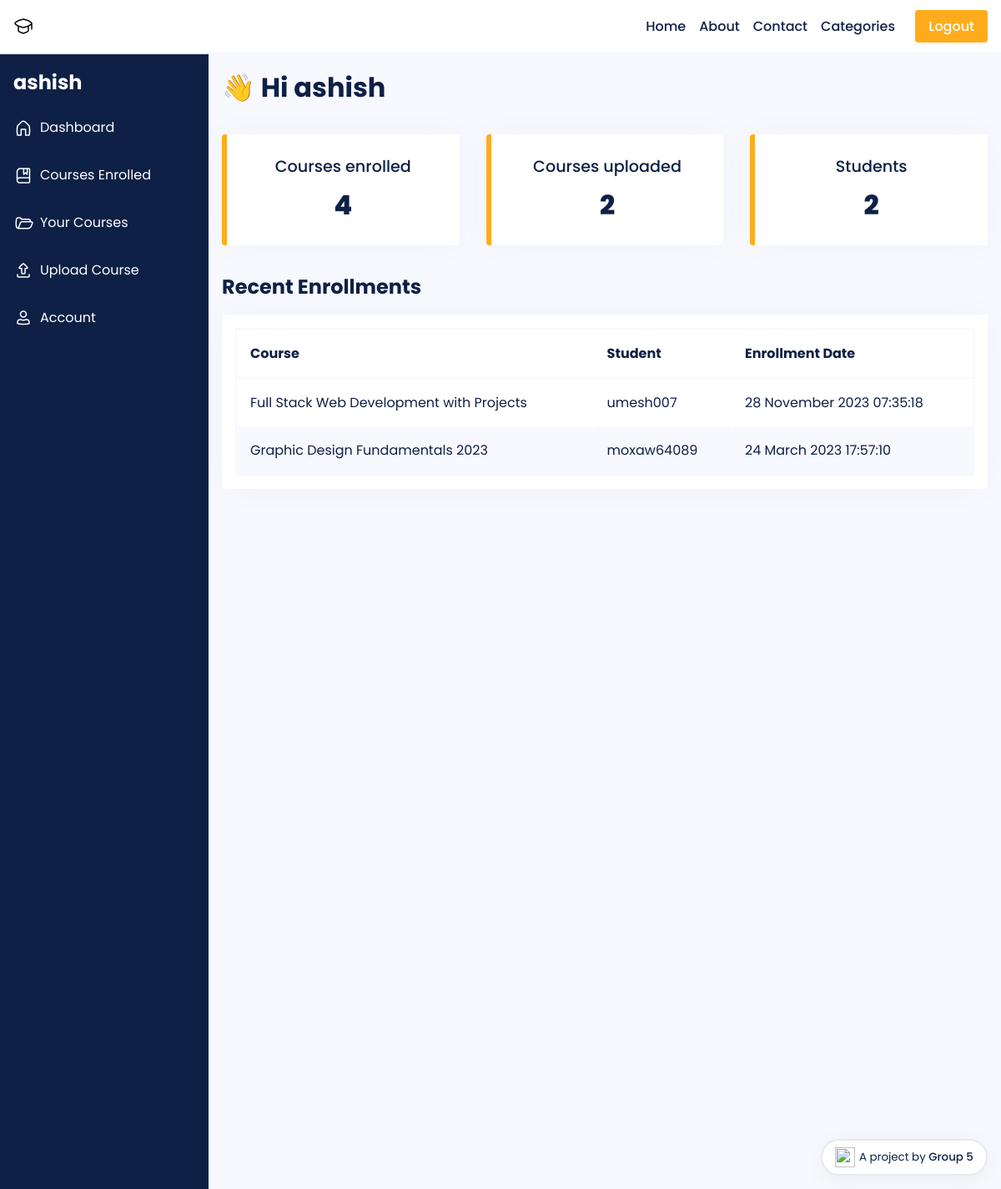
The page /dashboard/home/ (signed in) on the database its author committed.
### main/models.py (models this page shows, shortened)
class Course(models.Model):
    title = models.CharField(max_length=100)
    description = models.TextField()
    LEVEL_CHOICES = [
        ('Beginner', 'Beginner'),
        ('Intermediate', 'Intermediate'),
        ('Advanced', 'Advanced')
    ]
    id = models.AutoField(primary_key=True)
    title = models.CharField(max_length=255)
    slug = models.SlugField(unique=True)
    description = models.TextField()
    thumbnail = CloudinaryField('thumbnail')
    featured_video = CloudinaryField('featured_video')
    instructor = models.ForeignKey(User, on_delete=models.CASCADE, related_name='courses', default=None)
    created_at = models.DateTimeField(auto_now_add=True)
    updated_at = models.DateTimeField(auto_now=True)
    level = models.CharField(max_length=20, choices=LEVEL_CHOICES, default='Beginner')
    duration = models.CharField(max_length=10, default='0')
    category = models.CharField(max_length=255, default="uncategorized")
    price = models.DecimalField(max_digits=8, decimal_places=2, default=0.00)
    discount = models.DecimalField(max_digits=5, decimal_places=2, default=0.00)
    requirements = models.TextField(help_text='Enter the requirements for the course, separated by a comma.', default='')
    content = models.TextField(help_text='Enter the course content, separated by a comma.', default='')
    lesson_title = models.CharField(max_length=255, default='Lesson')
    lesson_video = CloudinaryField('lesson_video', null=True)
    students = models.ManyToManyField(User, related_name='enrolled_courses', blank=True)

### main/views.py (the view)
# urls.py: path('dashboard/home/', views.dashboard_home, name='dashboard-home'),
def dashboard_home(request):
    user = request.user
    courses_uploaded = Course.objects.filter(instructor=user)
    num_courses_uploaded = courses_uploaded.count()
    courses_enrolled = Course.objects.filter(students=user)
    num_courses_enrolled = courses_enrolled.count()
    num_students = Enrollment.objects.filter(course__in=courses_uploaded).values('student').distinct().count()
    instructor = request.user
    courses = Course.objects.filter(instructor=instructor)
    enrollments = []
    ist_tz = pytz.timezone('Asia/Kolkata')
    for course in courses:
        course_enrollments = Enrollment.objects.filter(course=course)
        for enrollment in course_enrollments:
            student = enrollment.student
            enrollment_date_ist = enrollment.enrolled_at.astimezone(ist_tz)
            enrollment_date = enrollment_date_ist.strftime('%d %B %Y %H:%M:%S')
            enrollments.append({'course_title': course.title, 'student_name': student.username, 'enrollment_date': enrollment_date})
    context = {
        'courses_uploaded': courses_uploaded,
        'num_courses_uploaded': num_courses_uploaded,
        'num_courses_enrolled': num_courses_enrolled,
        'num_students': num_students,
        'enrollments': enrollments,
    }
    return render(request, 'dashboard/home.html', context)

### templates/dashboard/home.html (shortened to what this page needs)
{% extends 'dashboard-base.html' %}
{% block content %}
<sectiion class='dashboard'>
    <h1>&#128075; Hi {{user}}</h1>
    <div class='stats'>
        <div class='stat'>
            <p class='stat-heading'>Courses enrolled</p>
            <p>{{num_courses_enrolled}}</p>
        </div>
        <div class='stat'>
            <p class='stat-heading'>Courses uploaded</p>
            <p>{{num_courses_uploaded}}</p>
        </div>
        <div class='stat'>
            <p class='stat-heading'>Students</p>
            <p>{{num_students}}</p>
        </div>
    </div>
    <h2 style=''>Recent Enrollments</h2>
    <div class='dashboard-table'>
    <table class="table table-striped">
        <thead>
          <tr>
            <th>Course</th>
            <th>Student</th>
            <th>Enrollment Date</th>
          </tr>
        </thead>
        <tbody>
          {% for enrollment in enrollments %}
          <tr>
            <td>{{ enrollment.course_title }}</td>
            <td>{{ enrollment.student_name }}</td>
            <td>{{ enrollment.enrollment_date }}</td>
          </tr>
          {% endfor %}
        </tbody>
      </table>
    </div>
{% endblock content %}

### templates/dashboard-base.html (shortened to what this page needs)
{% load static %}
<!DOCTYPE html>
<html lang="en">
<head>
    <link rel="stylesheet" href="{% static 'css/style.css' %}">
</head>
<body>
    <header>
        <nav style='margin-left: 1rem; margin-right: 1rem' class=''>
            <span>
                <a href='/'>
                    <div style='display: flex; justify-content: baseline; column-gap: .3rem'>
                    </div>
                </a>
            </span>
            <ul style=''>
                <li><a href = '/'>Home</a></li>
                <li><a href = '/about'>About</a></li>
                <li><a href = '/contact'>Contact</a></li>
                <li>
                    <a style="display: flex;" class="desktop-categories-btn" href="javascript:void(0);">
                        Categories
                    </a>
                </li>
                <li>
                    {% if user.is_authenticated %}
                    <a class='btn' href='/accounts/logout/'>Logout</a>
                    {% else %}
                    <a class='btn' href='/accounts/login/'>Login</a>&nbsp
                    {% endif %}
                </li>
            </ul>
        </nav>
    </header>
    <main>
        <div class="profile-container">
          <div class="sidebar">
            <h2>{{user}}</h2>
            <ul>
              <a href="/dashboard/home">
                <li style='display: flex; column-gap: .5rem; align-items: center;'>
                    Dashboard
                </li></a>
              <a href="/dashboard/courses-enrolled">
                <li style='display: flex; column-gap: .5rem; align-items: center;'>
                    Courses Enrolled
                </li></a>
              <a href="/dashboard/courses-uploaded">
                <li style='display: flex; column-gap: .5rem; align-items: center;'>
                    Your Courses
                </li></a>
              <a href="/dashboard/upload">
                <li style='display: flex; column-gap: .5rem; align-items: center;'>
                Upload Course
                </li></a>
              <a href="/dashboard/profile">
                <li style='display: flex; column-gap: .5rem; align-items: center;'>
                    Account
                </li></a>
            </ul>
          </div>
          <div class="profile-main">
            {% block content %}{% endblock content %}
          </div>
        </div>
      </main>
    <a target='_blank'><div class='ashish-credits'>
        <img class="icons" style='height: 1.5rem; width: 1.5rem; cursor: pointer;' src='{% static 'img/heart.svg' %}'>
        <span style="margin-top: .1rem;" class='text'>A project by <span class='name' style='font-weight: 500;'>Group 5
    </div></a>
</body>
</html>

### static/css/style.css (style rules this page uses)
* { font-family: 'Poppins'; margin: 0; padding: 0; box-sizing: border-box; scroll-behavior: smooth; scroll-padding-top: 2rem; }
body { color: #0e2045; background: #fff; display: flex; flex-direction: column; min-height: 100vh; }
main { flex: 1; }
img { width: 100%; }
a { text-decoration: none; color: #0e2045; }
.btn { background-color: #FFAC1C; border-radius: 4px; padding: .5rem 1rem; border: none; color: #fff; transition: transform .2s ease-in-out; }
header { border-bottom: 2px solid #f8f8ff; }
nav { display: flex; justify-content: space-between; padding: 1.2rem 0; font-weight: 500; }
nav span { font-size: 1.2rem; font-weight: 600; }
nav ul { display: flex; column-gap: 1rem; justify-content: baseline; }
nav li { list-style: none; }
.ashish-credits { background-color: #fff; border: 2px solid #e7e9eb; font-size: smaller; padding: .5rem .5rem; width: 200px; display: flex; column-gap: .3rem; justify-content: center; border-radius: 50px; box-shadow: 0 5px 30px 0 rgba(0,0,0,.05); z-index: 9999; position: fixed; bottom: 1rem; right: 1rem; }
.profile-container { display: flex; background-color: #f8f8ff; }
.sidebar { background-color: #0e2045; color: #fff; height: 170vh; min-width: 250px; box-sizing: border-box; top: 0; left: 0; z-index: 1; }
.sidebar h2 { padding: 1rem; margin: 0; font-size: 1.5rem; font-weight: bold; }
.sidebar ul { margin: 0; padding: 0; list-style: none; }
.sidebar li { margin-bottom: 1rem; padding-left: 1rem; padding-top: .5rem; padding-bottom: .5rem; color: #fff; }
.profile-main { flex: 1; padding: 1rem; box-sizing: border-box; min-height: 100vh; }
.profile-main h1 { margin: 0; font-size: 2rem; font-weight: bold; margin-bottom: 20px; }
.stats { margin: 2rem 0; display: grid; grid-template-columns: repeat(auto-fit, minmax(200px, 1fr)); gap: 2rem; }
.stat { background-color: #fff; border-radius: 4px; padding: 1rem 1.2rem; box-shadow: 0 0 40px rgba(0, 0, 0, 0.03); border-left: 6px solid #FFAC1C; }
.stat .stat-heading { font-weight: 500; font-size: larger; }
.stat p { margin: .5rem 0; text-align: center; font-size: 2rem; font-weight: 800; }
.dashboard-table { background-color: #fff; border-radius: 4px; padding: 1rem; box-shadow: 0 0 40px rgba(0, 0, 0, 0.03); margin: 1rem 0; }
.dashboard-table table { width: 100%; border-collapse: collapse; border: 2px solid #f8f8ff; }
.dashboard-table th, .dashboard-table td { padding: 1rem; border-radius: 4px; text-align: left; }
.dashboard-table th { font-weight: bold; border-bottom: 2px solid #f8f8ff; }
.dashboard-table tbody tr:nth-child(even) { background-color: #f8f8ff; }

### rows shown on the page
Course: course_title "Full Stack Web Development with Projects"
Course: course_title "Graphic Design Fundamentals 2023"

### other values the page prints
{{ user }} "ashish"
{{ num_courses_enrolled }} "4"
{{ num_courses_uploaded }} "2"
{{ num_students }} "2"
{{ enrollment.student_name }} "umesh007" "moxaw64089"
{{ enrollment.enrollment_date }} "28 November 2023 07:35:18" "24 March 2023 17:57:10"
